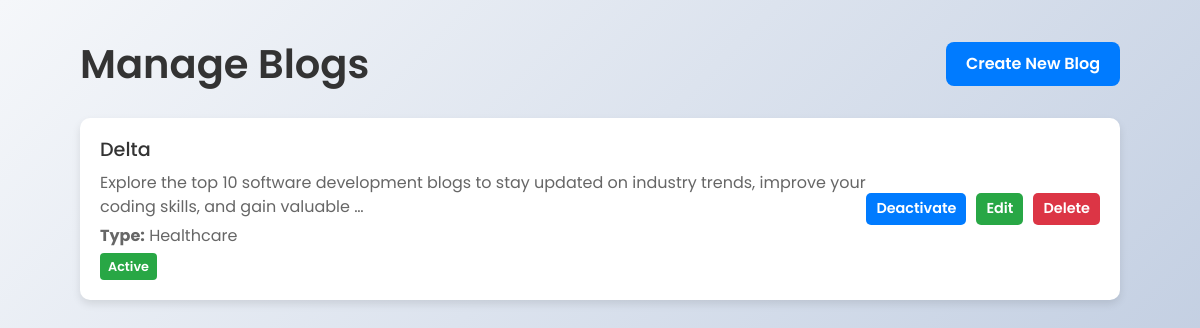
The app's page /blog/manage-blogs/, older data.
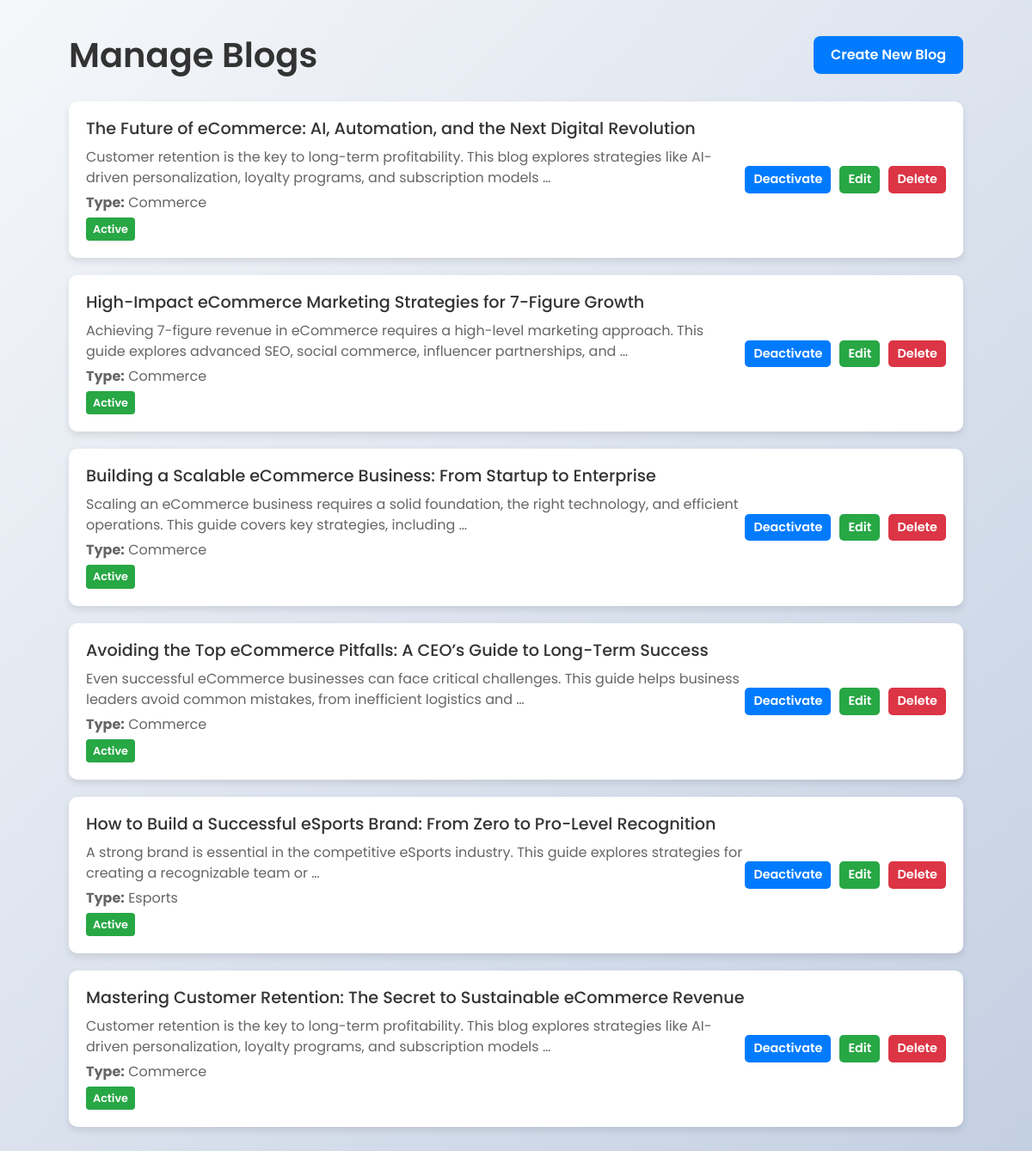
The same page, newer data.
### blog/models.py (models this page shows, shortened)
class Blog(models.Model):
    BLOG_TYPE_CHOICES = [
        ('commerce', 'commerce'),
        ('energy', 'energy'),
        ('esports', 'esports'),
        ('fintech', 'fintech'),
        ('healthcare', 'healthcare'),
        ('realestate', 'realestate'),
        ('tour', 'tour'),
    ]
    title = models.CharField(max_length=255)
    slug = models.SlugField(unique=False, blank=True)
    image = models.ImageField(upload_to="blog/images/blog_images")
    content = models.TextField()
    short_description = models.CharField(max_length=200, blank=True, null=True)
    category = models.CharField(max_length=100)
    published_date = models.DateTimeField(auto_now_add=True)
    author = models.CharField(max_length=100, default="Unknown Author")
    author_description = models.TextField(default="No description available.")
    author_image = models.ImageField(
    upload_to='blog/images/author_images/',
    default='blog/images/author_images/default_author_image.png',
    blank=True, null=True
    )
    active = models.BooleanField(default=True)
    tags = models.ManyToManyField(Tag, blank=True)
    blog_type = models.CharField(
        max_length=20, choices=BLOG_TYPE_CHOICES, default='healthcare'
    )  # Default value corrected

### blog/views.py (the view)
# urls.py: path("manage-blogs/", views.manage_blogs, name="manage_blogs"),
def manage_blogs(request):
    blogs = Blog.objects.all().order_by("-published_date")
    return render(request, 'manage_blogs.html', {'blogs': blogs})

### blog/templates/manage_blogs.html (shortened to what this page needs)
{% load static %}
<!DOCTYPE html>
<html lang="en">
<head>
    <link href="https://cdn.jsdelivr.net/npm/bootstrap@5.3.0-alpha1/dist/css/bootstrap.min.css" rel="stylesheet">
    <link rel="stylesheet" href="{% static 'css/formstyle.css' %}">
</head>
<body>
    <div class="container">
        <div class="header">
            <h1>Manage Blogs</h1>
            <a href="{% url 'form' %}" class="create-btn">Create New Blog</a>
        </div>
        {% if blogs %}
            {% for blog in blogs %}
                <div class="blog-item">
                    <div class="blog-info">
                        <h3>{{ blog.title }}</h3>
                        <p>{{ blog.short_description|truncatewords:20 }}</p>
                        <p><strong>Type:</strong> {{ blog.blog_type|title }}</p>
                        <span class="status-badge {% if blog.active %}status-active{% else %}status-inactive{% endif %}">
                            {% if blog.active %}Active{% else %}Inactive{% endif %}
                        </span>
                    </div>
                    <div class="actions">
                        <form action="{% url 'toggle_blog_status' blog.id %}" method="post">
                            <button type="submit" class="action-btn toggle-btn">
                                {% if blog.active %}Deactivate{% else %}Activate{% endif %}
                            </button>
                        </form>
                        <a href="{% url 'edit_blog' blog.id %}">
                            <button type="button" class="action-btn edit-btn">Edit</button>
                        </a>
                        <form action="{% url 'delete_blog' blog.id %}" method="post" onsubmit="return confirm('Are you sure you want to delete this blog?');">
                            <button type="submit" class="action-btn delete-btn">Delete</button>
                        </form>
                    </div>
                </div>
            {% endfor %}
        {% else %}
            <div class="empty-state">
                <h2>No blogs found. Create your first blog!</h2>
                <a href="{% url 'form' %}" class="create-btn">Create Blog</a>
            </div>
        {% endif %}
    </div>
</body>
</html>

### blog/static/css/formstyle.css (style rules this page uses)
body { font-family: 'Poppins', sans-serif; background: linear-gradient(135deg, #f5f7fa, #c3cfe2); color: #333; }
.container { width: 90%; max-width: 1200px; margin: 0 auto; padding: 40px 20px; }
.blog-item { background: #fff; border-radius: 10px; box-shadow: 0 4px 8px rgba(0, 0, 0, 0.1); padding: 20px; margin-bottom: 20px; display: flex; justify-content: space-between; align-items: center; }
.blog-item h3 { margin: 0; font-size: 1.2rem; color: #333; }
.blog-item p { margin: 5px 0; color: #666; }
.blog-item .actions { display: flex; gap: 10px; }
.blog-item .actions button { padding: 5px 10px; border: none; border-radius: 5px; cursor: pointer; font-size: 0.9rem; }
.blog-item .actions .toggle-btn { background: #007bff; color: #fff; }
.blog-item .actions .edit-btn { background: #28a745; color: #fff; }
.blog-item .actions .delete-btn { background: #dc3545; color: #fff; }

### blog/templates/manage_blogs.html (style rules this page uses)
body { font-family: 'Poppins', sans-serif; background: linear-gradient(135deg, #f5f7fa, #c3cfe2); color: #333; }
.container { width: 90%; max-width: 1200px; margin: 0 auto; padding: 40px 20px; }
.header { display: flex; justify-content: space-between; align-items: center; margin-bottom: 30px; }
.header h1 { margin: 0; font-size: 2.5rem; color: #333; font-weight: 600; }
.create-btn { padding: 10px 20px; background: #007bff; color: #fff; border: none; border-radius: 8px; font-size: 1rem; font-weight: 600; cursor: pointer; transition: background 0.3s ease; text-decoration: none; }
.blog-item { background: #fff; border-radius: 10px; box-shadow: 0 4px 8px rgba(0, 0, 0, 0.1); padding: 20px; margin-bottom: 20px; display: flex; justify-content: space-between; align-items: center; }
.blog-info h3 { margin-top: 0; margin-bottom: 10px; color: #333; }
.blog-info p { margin-bottom: 5px; color: #666; }
.status-badge { display: inline-block; padding: 4px 8px; border-radius: 4px; font-size: 0.8rem; font-weight: 600; }
.status-active { background: #28a745; color: white; }
.actions { display: flex; gap: 10px; }
.action-btn { padding: 8px 16px; border: none; border-radius: 8px; font-size: 0.9rem; font-weight: 600; cursor: pointer; transition: all 0.3s ease; }
.toggle-btn { background: #ffc107; color: #212529; }
.edit-btn { background: #17a2b8; color: white; }
.delete-btn { background: #dc3545; color: white; }

Row changes from the older to the newer data that the page shows:
added Blog: title "The Future of eCommerce: AI, Automation, and the Next Digital Revolution", short_description "Customer retention is the key to long-term profitability. This blog explores strategies like AI-driven personalization, loyalty programs, and subscription models …", blog_type "Commerce", active "Active"
changed Blog: title "Delta" → "High-Impact eCommerce Marketing Strategies for 7-Figure Growth"; short_description "Explore the top 10 software development blogs to stay updated on industry trends, improve your coding skills, and gain valuable …" → "Achieving 7-figure revenue in eCommerce requires a high-level marketing approach. This guide explores advanced SEO, social commerce, influencer partnerships, and …"; blog_type "Healthcare" → "Commerce"
added Blog: title "Building a Scalable eCommerce Business: From Startup to Enterprise", short_description "Scaling an eCommerce business requires a solid foundation, the right technology, and efficient operations. This guide covers key strategies, including …", blog_type "Commerce", active "Active"
added Blog: title "Avoiding the Top eCommerce Pitfalls: A CEO’s Guide to Long-Term Success", short_description "Even successful eCommerce businesses can face critical challenges. This guide helps business leaders avoid common mistakes, from inefficient logistics and …", blog_type "Commerce", active "Active"
added Blog: title "How to Build a Successful eSports Brand: From Zero to Pro-Level Recognition", short_description "A strong brand is essential in the competitive eSports industry. This guide explores strategies for creating a recognizable team or …", blog_type "Esports", active "Active"
added Blog: title "Mastering Customer Retention: The Secret to Sustainable eCommerce Revenue", short_description "Customer retention is the key to long-term profitability. This blog explores strategies like AI-driven personalization, loyalty programs, and subscription models …", blog_type "Commerce", active "Active"
